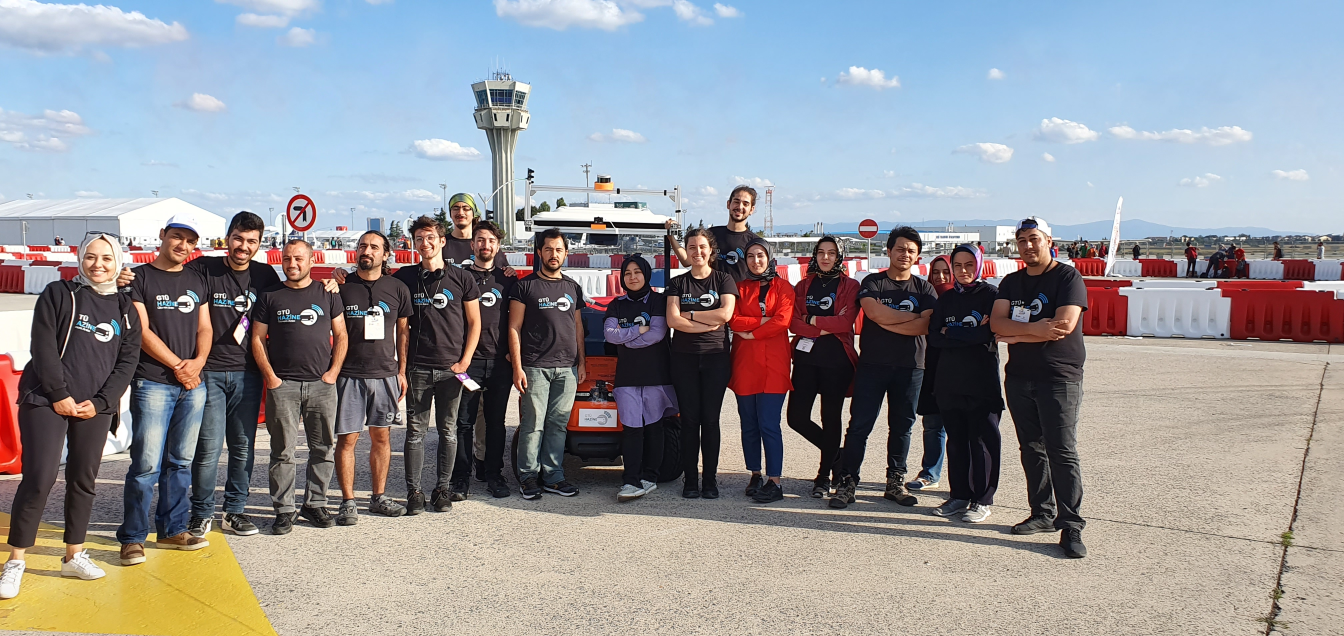
#> input picture img/teknofest/3.jpg, 4032 x 1908 px, given in place of 3.png, which was not available (shown at 1/3 size)
$ python sc.py
#> lines starting #> are read from the running program, lines starting #| are printed output that depends on the picture
import cv2

img = cv2.imread("3.png")
#> img is the input picture: shape (1908, 4032, 3); mean B, G, R 151.7, 147.9, 147.9
print(img.shape)
#| (1908, 4032, 3)
img2 = cv2.resize(img, (1280,960))
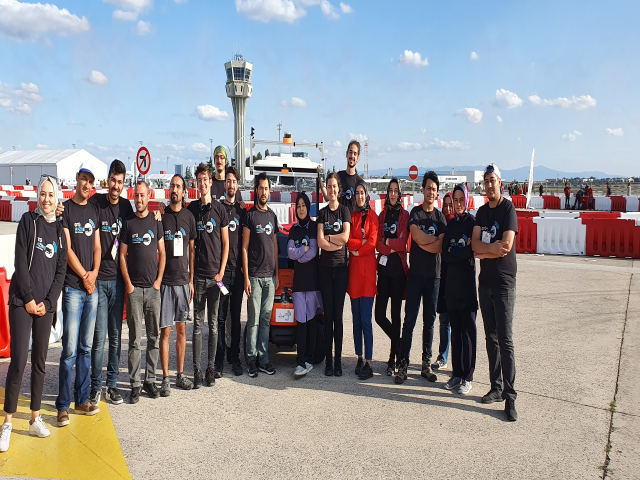
#> img2: shape (960, 1280, 3) (shown at 1/2 size); mean B, G, R 151.6, 147.8, 147.8

cv2.imwrite("test2.png", img2)

$ run again, with img/teknofest/1.jpg copied over img/teknofest/3.jpg
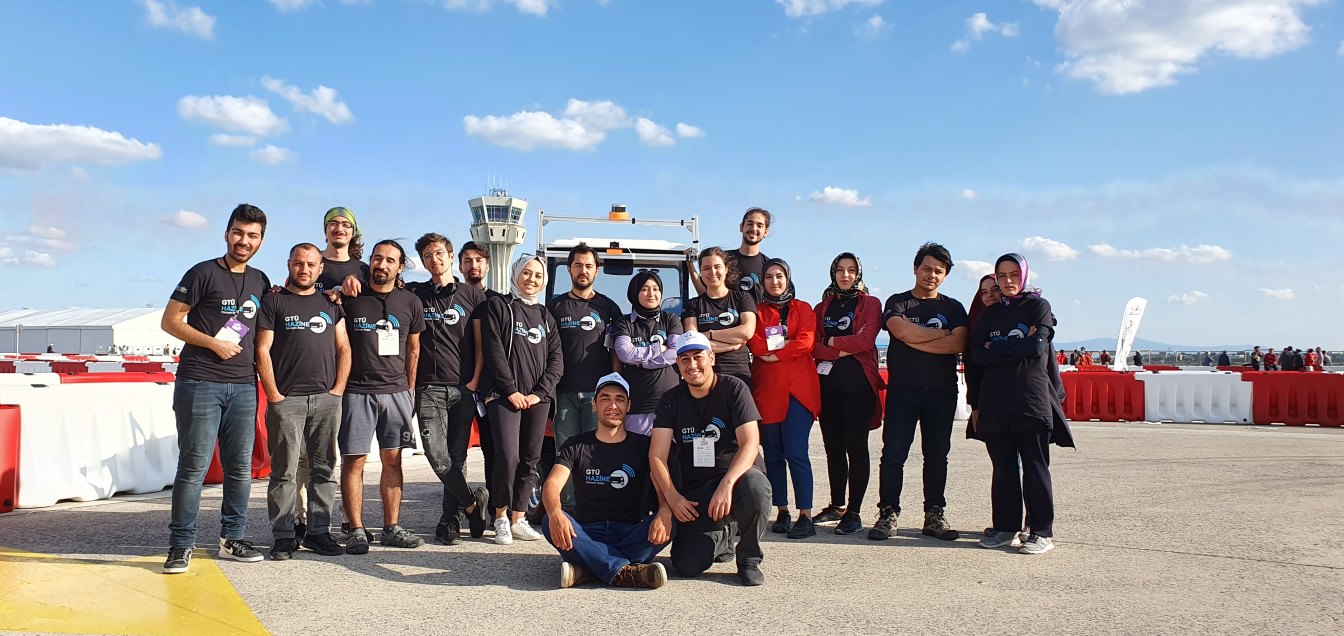
#> input picture img/teknofest/1.jpg, 4032 x 1908 px, given in place of 3.png, which was not available (shown at 1/3 size)
#> img is the input picture: shape (1908, 4032, 3); mean B, G, R 165.4, 153.5, 145.8
#| (1908, 4032, 3)
#> `img2 = cv2.resize(img, (1280,960))`:
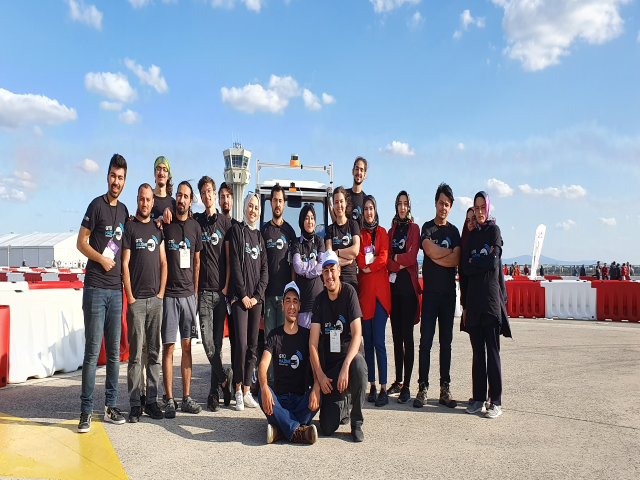
#> img2: shape (960, 1280, 3) (shown at 1/2 size); mean B, G, R 165.3, 153.4, 145.7

$ run again, with img/teknofest/2.jpg copied over img/teknofest/3.jpg
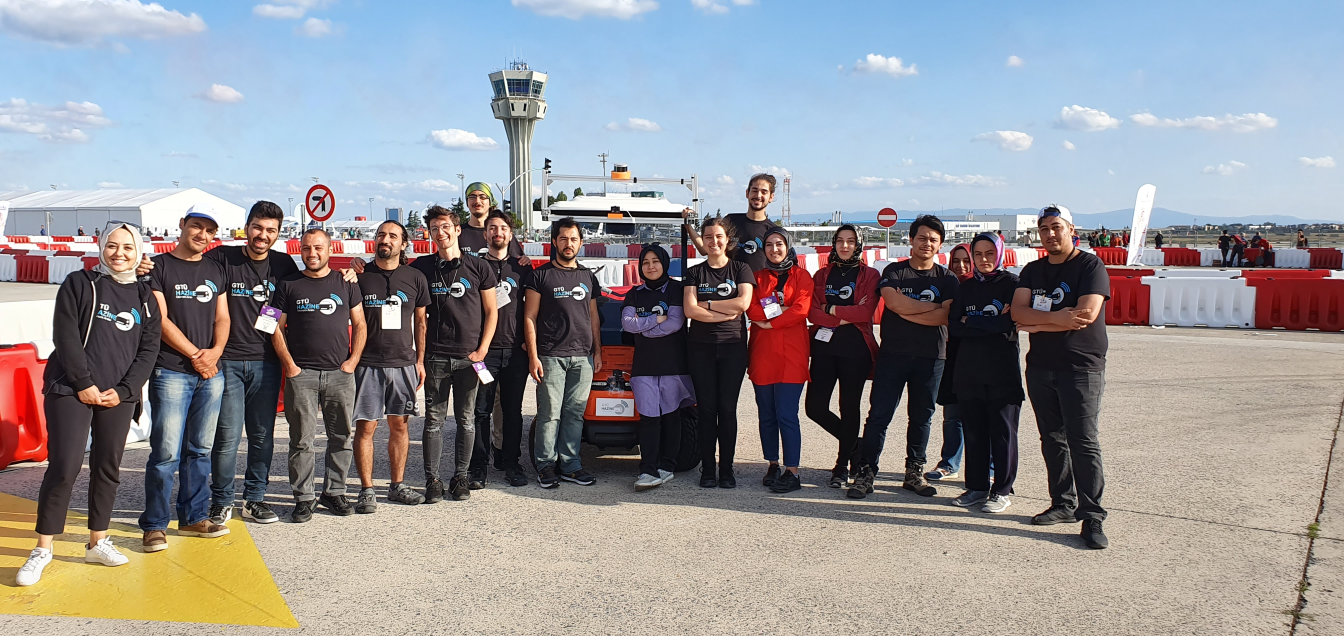
#> input picture img/teknofest/2.jpg, 4032 x 1908 px, given in place of 3.png, which was not available (shown at 1/3 size)
#> img is the input picture: shape (1908, 4032, 3); mean B, G, R 149.3, 146.2, 147.4
#| (1908, 4032, 3)
#> `img2 = cv2.resize(img, (1280,960))`:
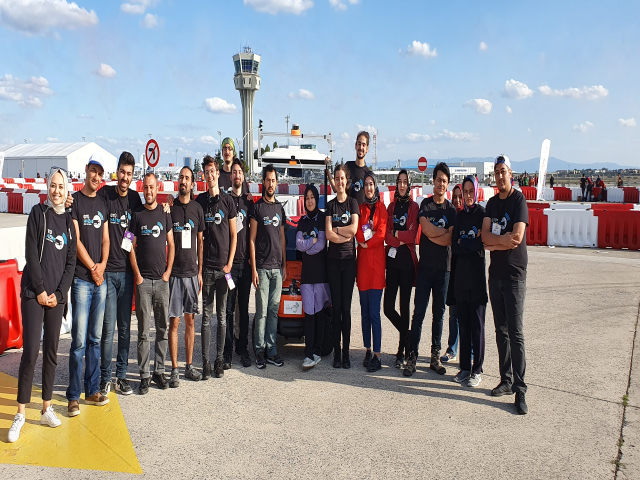
#> img2: shape (960, 1280, 3) (shown at 1/2 size); mean B, G, R 149.2, 146.1, 147.3
